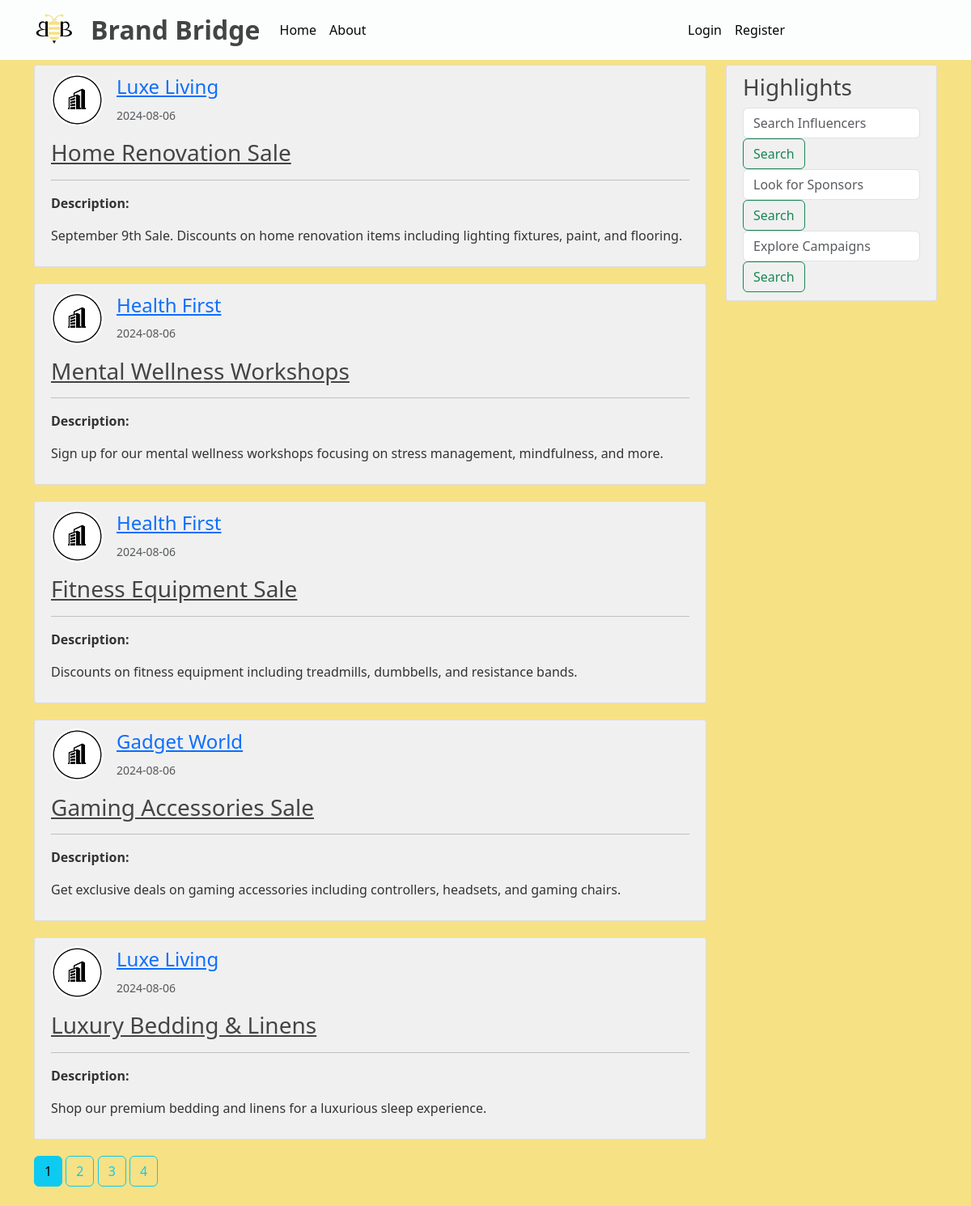
Page /home on the earlier database version.
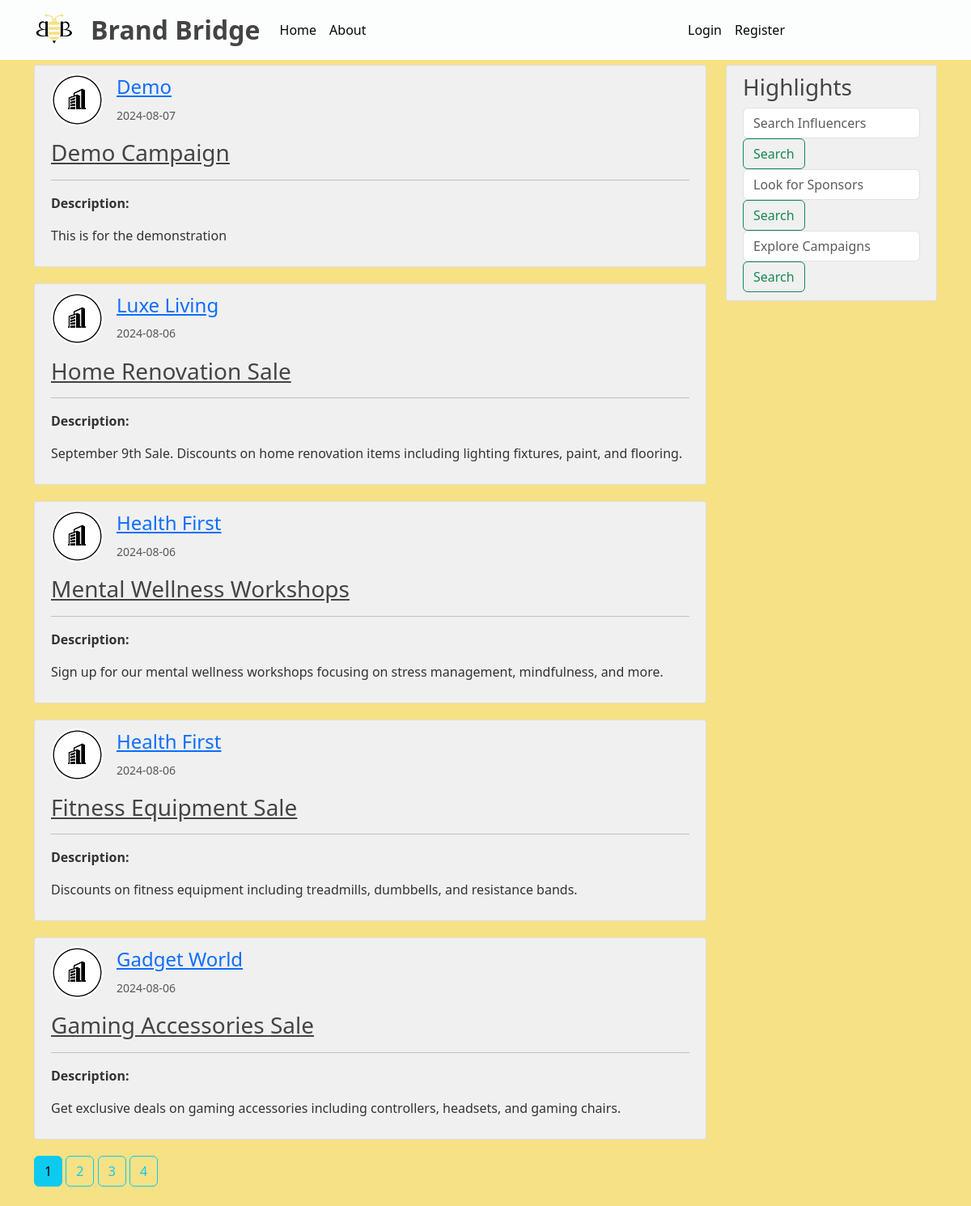
Same page on the later database version.
### BrandBridge/models.py (models this page shows, shortened)
class Campaign(db.Model):
    id = db.Column(db.Integer, primary_key=True)
    title = db.Column(db.String(100), nullable=False)
    desc = db.Column(db.Text, nullable=False)
    date_posted = db.Column(db.DateTime, nullable=False, default=lambda: datetime.now(timezone("Asia/Kolkata")))
    start_date = db.Column(db.DateTime, nullable=False)
    end_date = db.Column(db.DateTime, nullable=False)
    budget = db.Column(db.String(15), nullable=False)
    goals = db.Column(db.Text, nullable=False)
    sponsor_id = db.Column(db.Integer, db.ForeignKey('sponsor.id'), nullable=False)
    ad_requests = db.relationship('AdRequest', backref='campaign', lazy=True)

class Sponsor(db.Model, UserMixin):
    id = db.Column(db.Integer, primary_key=True)
    email = db.Column(db.String(120), unique=True, nullable=False)
    company_name = db.Column(db.String(40), unique=True, nullable=False)
    industry = db.Column(db.String(40), nullable=False)
    budget = db.Column(db.String(15), nullable=False)
    image_file = db.Column(db.String(20), nullable=False, default='default_company.png')
    password = db.Column(db.String(60), nullable=False)
    campaigns = db.relationship('Campaign', backref='owner', lazy=True)

### BrandBridge/routes.py (the view)
@app.route('/')
@app.route('/home')
def home():
    page=request.args.get('page', 1, type=int)
    campaigns = Campaign.query.order_by(Campaign.date_posted.desc()).paginate(page=page, per_page=5)
    return render_template('home.html', campaigns=campaigns)

### BrandBridge/templates/home.html (shortened to what this page needs)
{% extends "layout.html" %}
{% block content %}
    {% for campaign in campaigns.items %}
        <article class="media content-section">
            <div class="d-flex align-items-center">
                <img class="rounded-circle article-img" src="{{ url_for('static', filename='profile_pics/'+campaign.owner.image_file)}}">
                <div class="ml-3">
                    <h4><a class="mr-2" href="{{ url_for('sponsor_campaigns', company_name=campaign.owner.company_name)}}">{{ campaign.owner.company_name }}</a></h4>
                    <small class="text-muted">{{ campaign.date_posted.strftime('%Y-%m-%d') }}</small>
                </div>
            </div>
            <div class="media-body mt-3">
                <h3><a class="article-title" href="{{url_for('campaign', campaign_id=campaign.id)}}">{{ campaign.title }}</a></h3>
                <hr>
                <p class="article-content"><B>Description:</B></p>
                <p class="article-content">{{ campaign.desc }}</p>
            </div>
        </article>
    {% endfor %}
    {% for page_num in campaigns.iter_pages(left_edge=1, right_edge=1, left_current=2, right_current=3) %}
        {% if page_num %}
            {% if campaigns.page == page_num %}
                <a class="btn btn-info mb-4" href="{{ url_for('home', page=page_num) }}">{{ page_num }}</a>
            {% else %}
                <a class="btn btn-outline-info mb-4" href="{{ url_for('home', page=page_num) }}">{{ page_num }}</a>
            {% endif %}
        {% endif %}
    {% endfor %}
{% endblock content %}

Differences in the rows shown:
no longer on this page (row unchanged): Campaign: image_file (placeholder picture), owner.company_name "Luxe Living", date_posted "2024-08-06", title "Luxury Bedding & Linens", desc "Shop our premium bedding and linens for a luxurious sleep experience."
added Campaign: image_file (placeholder picture), owner.company_name "Demo", date_posted "2024-08-07", title "Demo Campaign", desc "This is for the demonstration"
